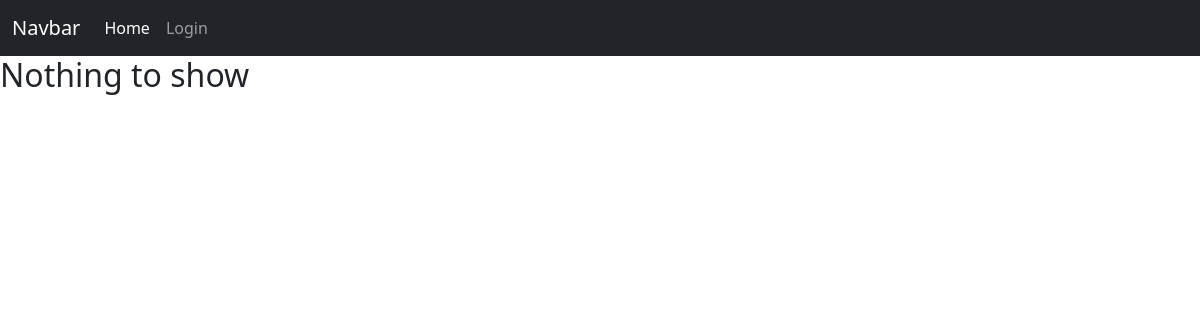
Before: /1/shopComments with the older database file.
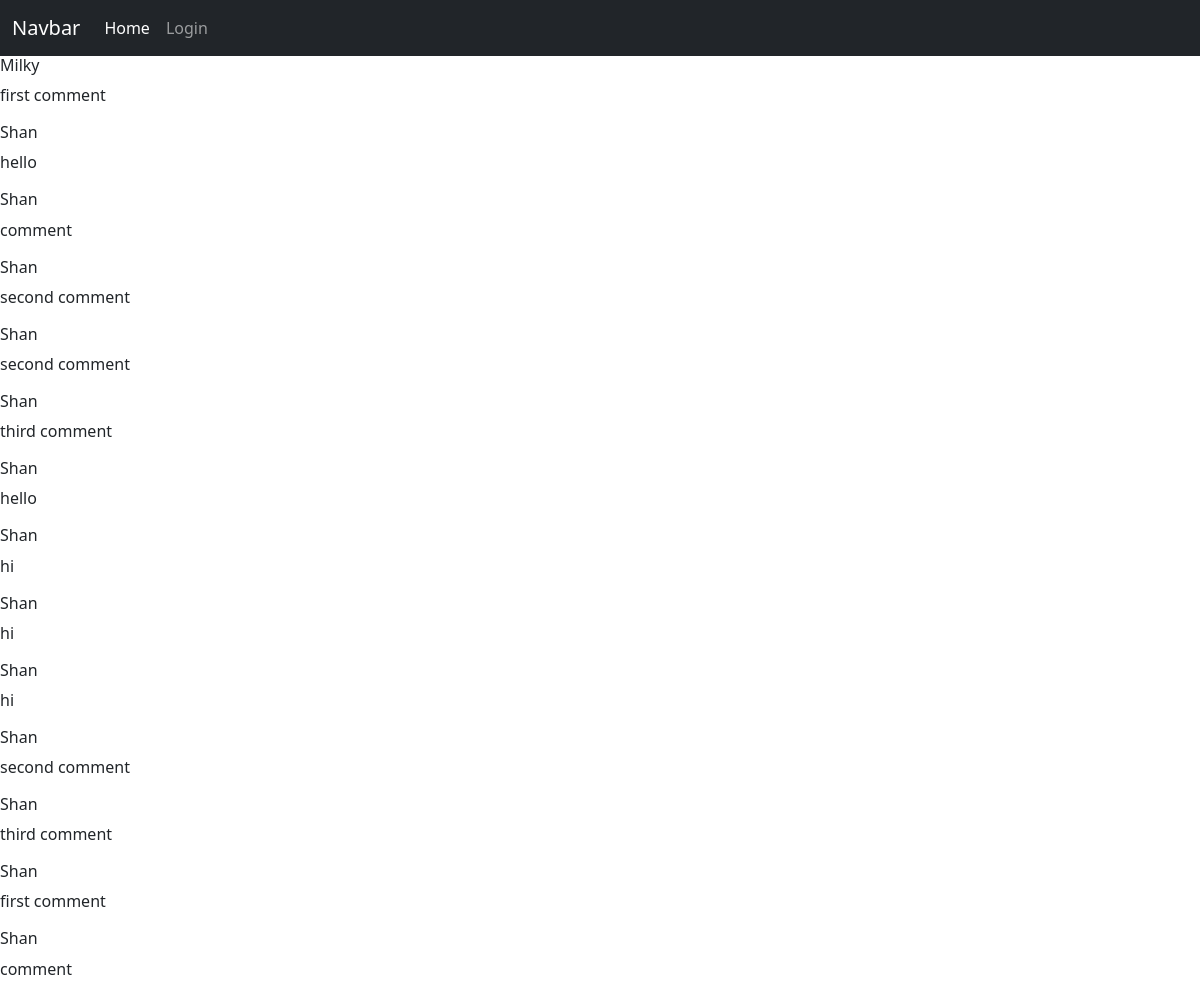
After: the same page with the newer database file.
### home/models.py (models this page shows)
class Comments(models.Model):
    name = models.CharField(max_length=1000)
    comment = models.TextField()
    shop = models.ForeignKey(Shopkeeper, on_delete=CASCADE, null=True)
    item = models.ForeignKey(Items, on_delete=CASCADE, null=True)

### home/views.py (the view)
# urls.py: path("<int:id>/shopComments", views.shopComments, name="shopComments"),
def shopComments(request, id):
    shop = Shopkeeper.objects.get(id=id)
    comments = Comments.objects.filter(shop=shop)
    return render(request, "shopComments.html", {"comments": comments})

### templates/shopComments.html
{% extends 'base.html' %}
{% block content %}
    {% for com in comments %}
        <h6>{{com.name}}</h6>
        <p>{{com.comment}}</p>
    {%empty%}
        <h2>Nothing to show</h2>
    {% endfor %}
{% endblock content %}

Changed rows visible on the page:
added Comments: name "Milky", comment "first comment"
added Comments: name "Shan", comment "hello"
added Comments: name "Shan", comment "comment"
added Comments: name "Shan", comment "second comment"
added Comments: name "Shan", comment "second comment"
added Comments: name "Shan", comment "third comment"
added Comments: name "Shan", comment "hello"
added Comments: name "Shan", comment "hi"
added Comments: name "Shan", comment "hi"
added Comments: name "Shan", comment "hi"
added Comments: name "Shan", comment "second comment"
added Comments: name "Shan", comment "third comment"
added Comments: name "Shan", comment "first comment"
added Comments: name "Shan", comment "comment"
Other visible differences:
text no longer shown: "Nothing to show"
